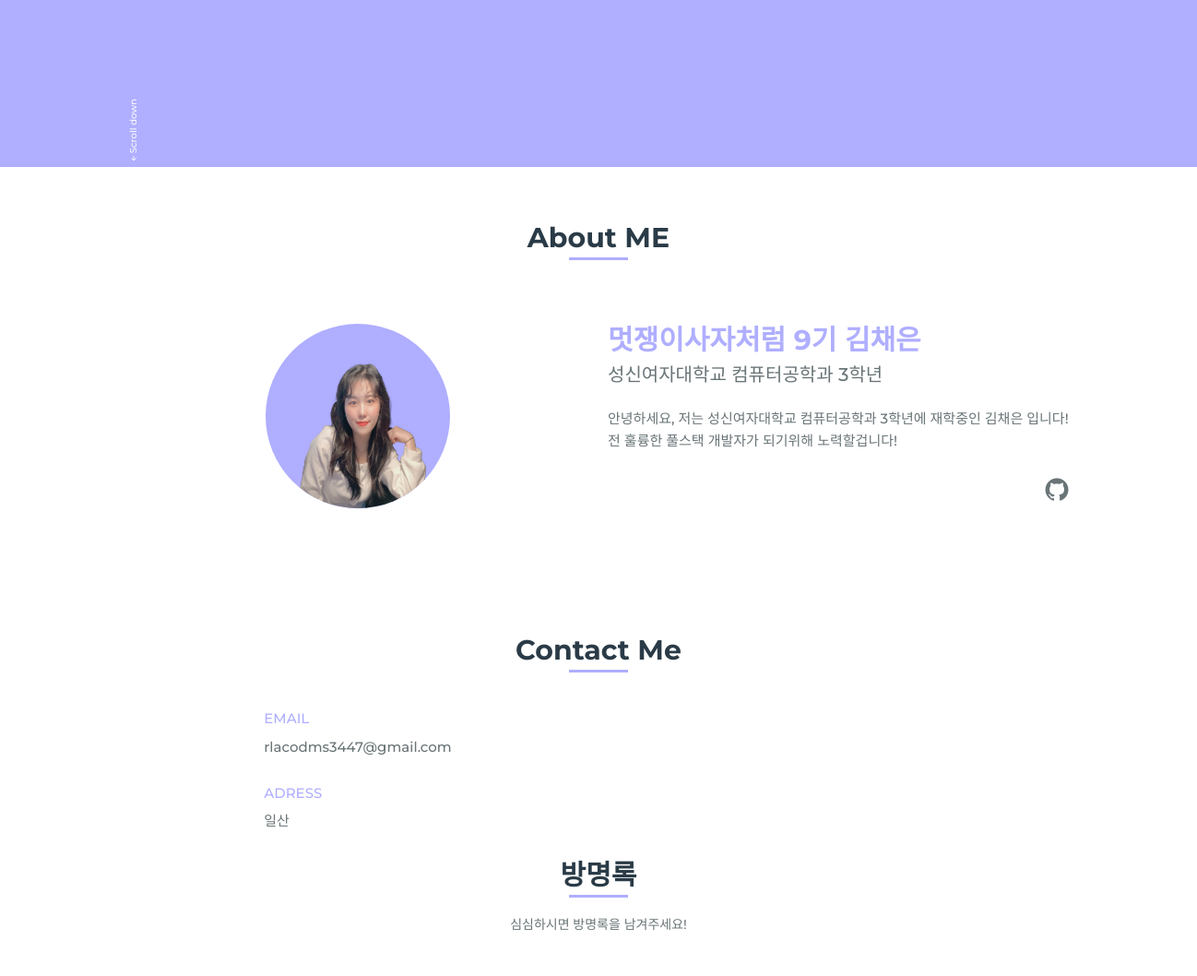
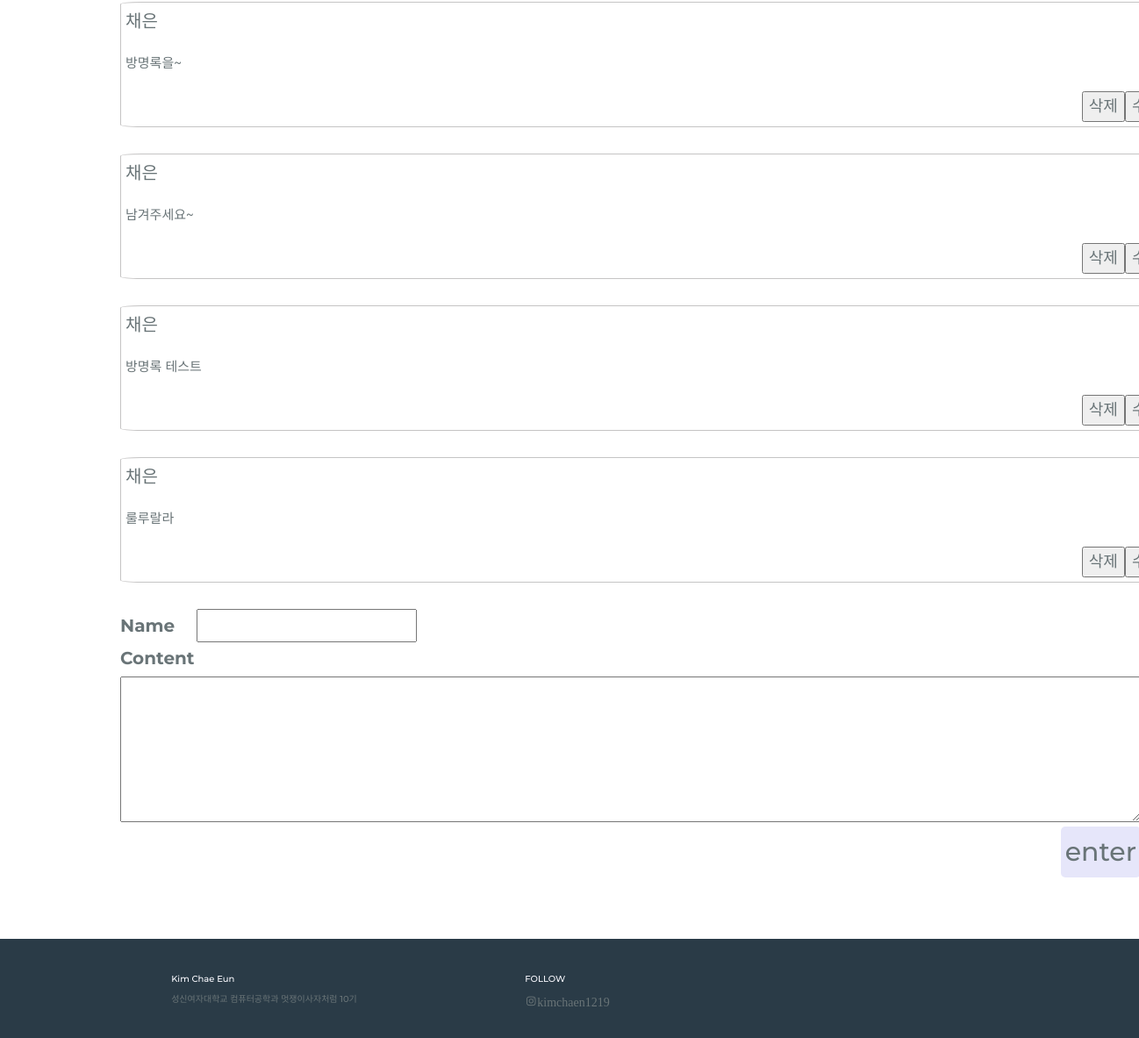
The app's page / (lower part), older data (2 pictures, top to bottom).
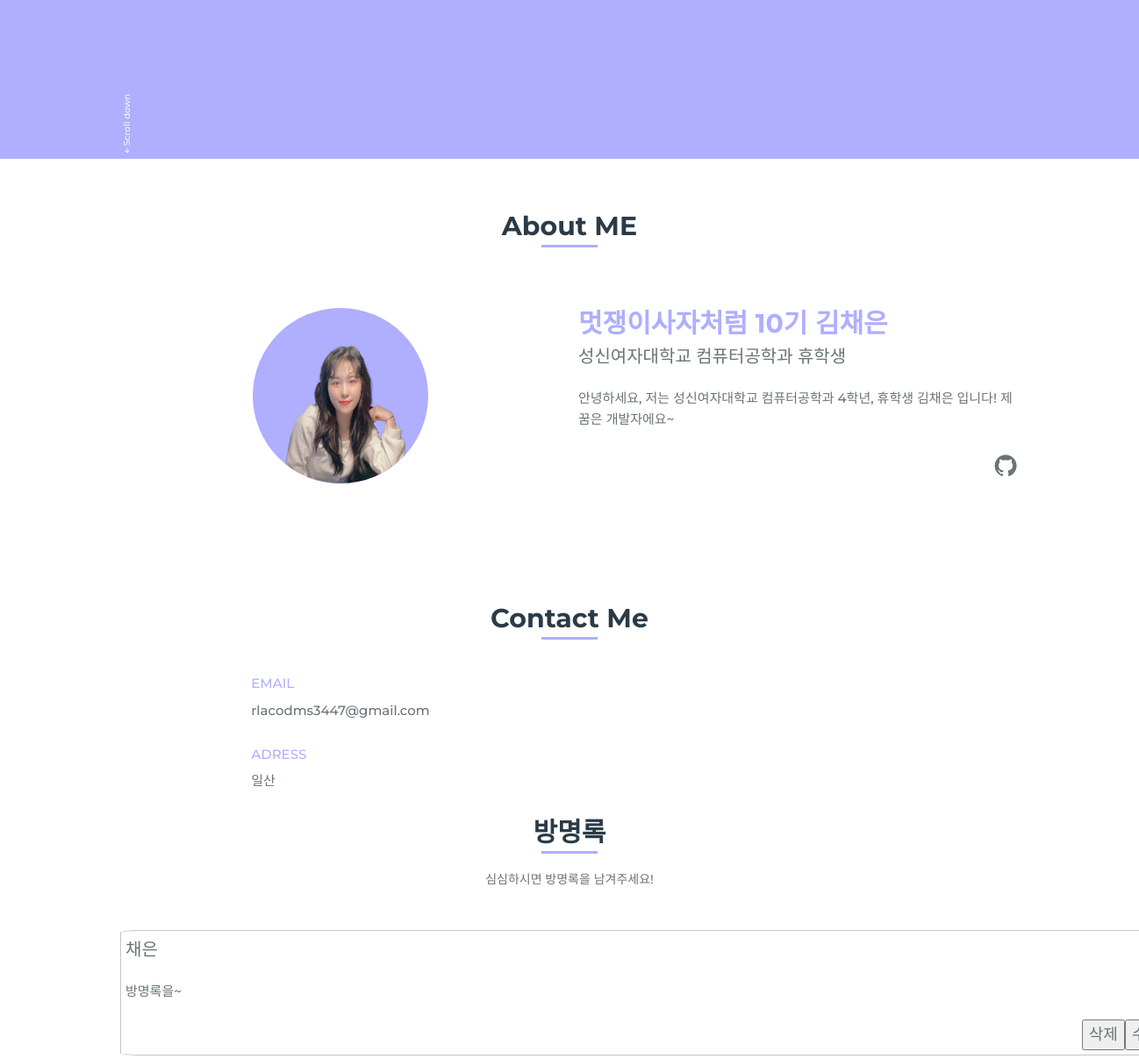
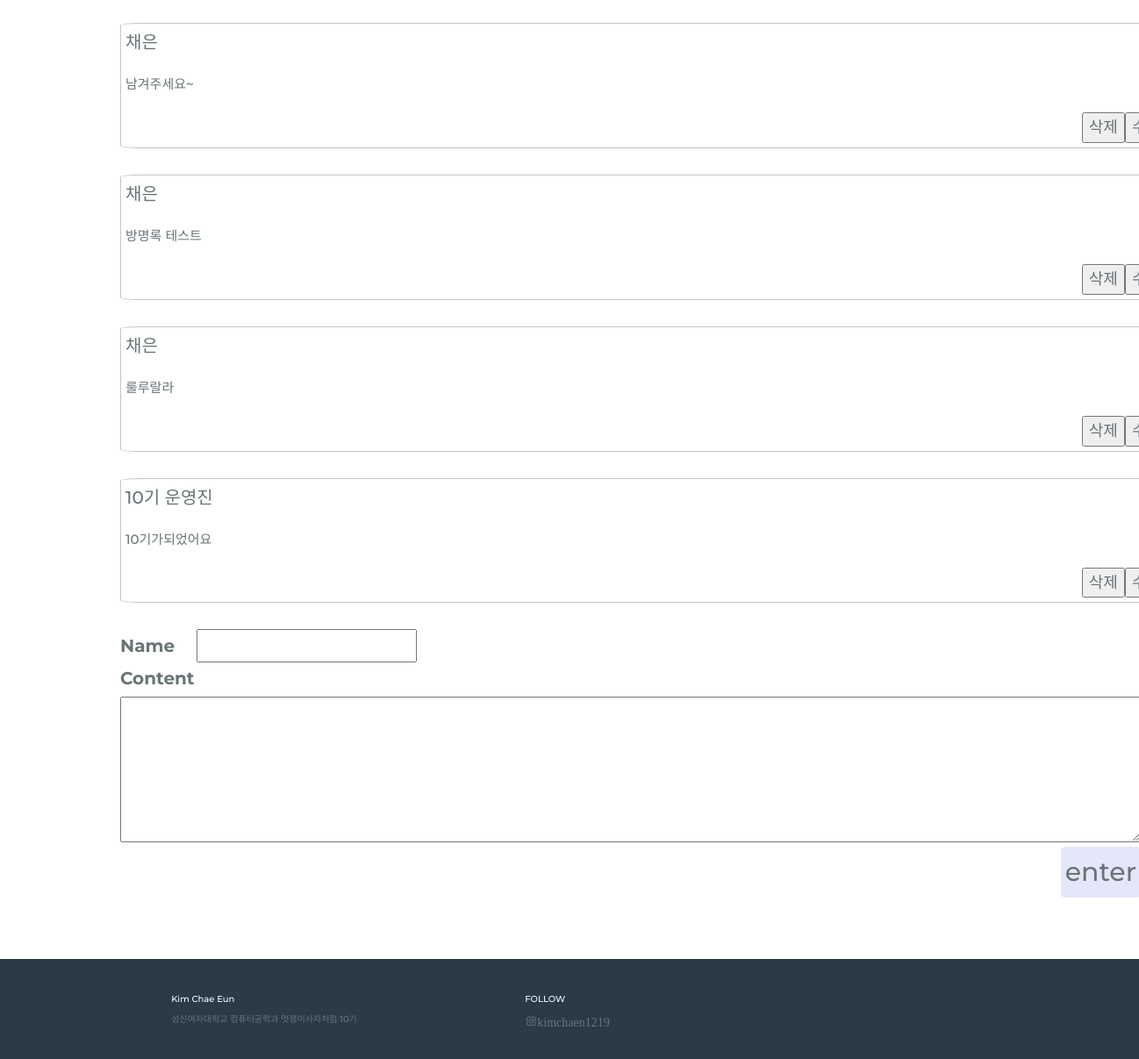
The same page, newer data (2 pictures, top to bottom).
### introduction/models.py (models this page shows, shortened)
class About(models.Model):
    heading = models.CharField(max_length=50)
    career = models.CharField(max_length=20)
    description = models.TextField(blank=False)
    profile_img = models.ImageField(upload_to='profile/')
    updated = models.DateTimeField(auto_now=True)

class Comment(models.Model):
    writer = models.CharField(max_length=20)
    write_date = models.DateTimeField()
    content = models.TextField(blank=False)

### introduction/views.py (the view)
# urls.py: path('', views.index, name='index'),
def index(request):
    home = Home.objects.latest('updated')
    about = About.objects.latest('updated')
    profile = Profile.objects.filter(about=about)
    comments = Comment.objects.all()
    return render(request, 'index.html', {'home' : home, 'about' : about,'profile' : profile, 'comments':comments})

### introduction/templates/index.html (shortened to what this page needs)
{% extends 'base.html' %} {% block title %}멋사 10기 운영진 김채은을 소개합니다!{% endblock %} {% block contents %}
<main class="l-main">
    <section class="home" id="home">
        <div class="home__container bd-grid">
            <div class="home__scroll">
                <a href="#about" class="home__scroll-link"><i class='bx bx-up-arrow-alt' ></i>Scroll down</a>
            </div>
        </div>
    </section>
    <section class="about section" id="about">
        <h2 class="section-title">About ME</h2>
        <div class="about__container bd-grid">
            <div class="about__img" style="bottom: 0;">
                <img src="{{about.profile_img.url}}" alt="과잠입은 프로필 사진">
            </div>
            <div>
                <h2 class="about__subtitle">{{about.heading}}</h2>
                <span class="about__profession">{{about.career}}</span>
                <p class="about__text">{{about.description}}
                </p>
                <div class="about__social">
                    <a target="_blank" href="https://github.com/kimchaeeun3447" class="about__social-icon"><i class='bx bxl-github' ></i></a>
                </div>
            </div>
        </div>
    </section>
    <section class="contact section" id="contact">
        <h2 class="section-title">Contact Me</h2>
        <div class="contact__container bd-grid">
            <div class="contact__info">
                <h3 class="contact__subtitle" style="font-size: 1.5rem;">EMAIL</h3>
                <span class="contact__text" style="font-size: 1.5rem;">rlacodms3447@gmail.com</span>
                <h3 class="contact__subtitle" style="font-size: 1.5rem;">ADRESS</h3>
                <span class="contact__text" style="font-size: 1.5rem;">일산</span>
            </div>
        </div>
        <h2 class="section-title">방명록</h2>
        <h5 style="text-align: center;">심심하시면 방명록을 남겨주세요!</h5>
        {% for comment in comments%}
        <div class="about__container bd-grid" style="position: sticky; margin-bottom: -5rem;">
            <div style="border: 1px solid rgb(197, 196, 196); border-radius: 2%; padding: 5px; width: 120rem;">
                <span class="about__profession">{{comment.writer}}</span>
                <p class="about__text">{{comment.content}}</p>
                <form action="{% url 'update' comment.id %}" method="get">
                    <input type="submit" class="update_btn" name="update_btn" style="float: right; font-size: large;" value="수정">
                </form>
                <form action="{% url 'delete' comment.id %}" method="post">
                    <input type="submit" class="del_btn" name="del_btn" style="float: right; font-size: large;" value="삭제">
                </form>
            </div>
        </div>
        {%endfor%}
        <div class="about__container bd-grid" style="position: sticky;">
            <form action="{%url 'comment'%}" method="post">
                <div>
                    <label for="writer" style="font-size: 2rem;"> Name</label>
                    <input id="writer" type="text" name="writer" style="font-size: 2rem; margin-left: 22px;"><br>
                    <label for="content" style="font-size: 2rem;"> Content</label>
                    <textarea id="content" name="content" cols="100" rows="5" style="font-size: 2rem;"></textarea>
                    <button type="submit" style="font-size: 3rem;float: right; border: none; border-radius: 5px;  padding: 5px;background-color: lavender;">enter</button>
                </div>
            </form>
        </div>
    </section>
</main>
{% endblock %}

Row changes from the older to the newer data that the page shows:
changed About: heading "멋쟁이사자처럼 9기 김채은" → "멋쟁이사자처럼 10기 김채은"; career "성신여자대학교 컴퓨터공학과 3학년" → "성신여자대학교 컴퓨터공학과 휴학생"; description "안녕하세요, 저는 성신여자대학교 컴퓨터공학과 3학년에 재학중인 김채은 입니다! 전 훌륭한 풀스택 개발자가 되기위해 노력할겁니다!" → "안녕하세요, 저는 성신여자대학교 컴퓨터공학과 4학년, 휴학생 김채은 입니다! 제꿈은 개발자에요~"
added Comment: writer "10기 운영진", content "10기가되었어요"
